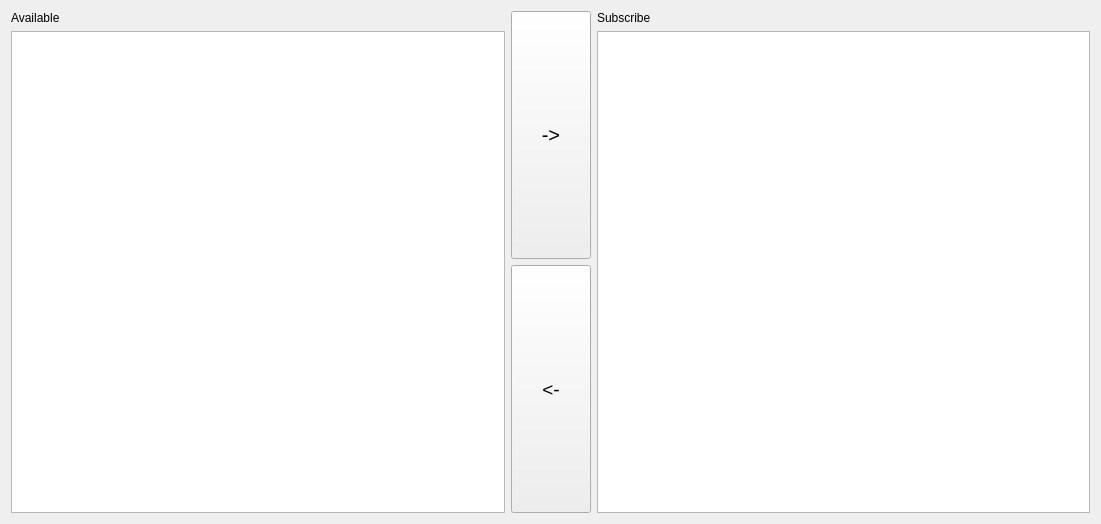
<?xml version="1.0" encoding="UTF-8"?>
<ui version="4.0">
 <class>NewspaperListView</class>
 <widget class="QWidget" name="NewspaperListView">
  <property name="geometry">
   <rect>
    <x>0</x>
    <y>0</y>
    <width>1101</width>
    <height>524</height>
   </rect>
  </property>
  <property name="windowTitle">
   <string>Form</string>
  </property>
  <layout class="QGridLayout" name="gridLayout">
   <item row="0" column="0">
    <layout class="QHBoxLayout" name="horizontalLayout">
     <item>
      <layout class="QVBoxLayout" name="verticalLayout_3">
       <item>
        <widget class="QLabel" name="label_2">
         <property name="text">
          <string>Available</string>
         </property>
        </widget>
       </item>
       <item>
        <widget class="QListWidget" name="listWidget_subscribed"/>
       </item>
      </layout>
     </item>
     <item>
      <layout class="QVBoxLayout" name="verticalLayout">
       <item>
        <widget class="QPushButton" name="pushButton">
         <property name="sizePolicy">
          <sizepolicy hsizetype="Minimum" vsizetype="Minimum">
           <horstretch>0</horstretch>
           <verstretch>0</verstretch>
          </sizepolicy>
         </property>
         <property name="font">
          <font>
           <pointsize>15</pointsize>
          </font>
         </property>
         <property name="text">
          <string>-&gt;</string>
         </property>
        </widget>
       </item>
       <item>
        <widget class="QPushButton" name="pushButton_unsub">
         <property name="sizePolicy">
          <sizepolicy hsizetype="Minimum" vsizetype="Minimum">
           <horstretch>0</horstretch>
           <verstretch>0</verstretch>
          </sizepolicy>
         </property>
         <property name="font">
          <font>
           <pointsize>14</pointsize>
          </font>
         </property>
         <property name="text">
          <string>&lt;-</string>
         </property>
        </widget>
       </item>
      </layout>
     </item>
     <item>
      <layout class="QVBoxLayout" name="verticalLayout_2">
       <item>
        <widget class="QLabel" name="label">
         <property name="text">
          <string>Subscribe</string>
         </property>
        </widget>
       </item>
       <item>
        <widget class="QListWidget" name="listWidget_available"/>
       </item>
      </layout>
     </item>
    </layout>
   </item>
  </layout>
 </widget>
 <resources/>
 <connections/>
</ui>
